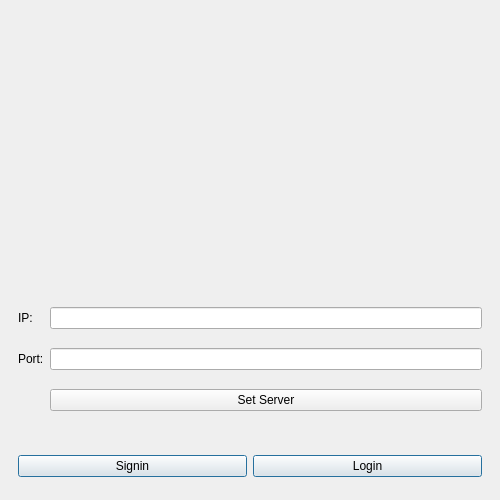
<?xml version="1.0" encoding="UTF-8"?>
<ui version="4.0">
 <class>FirstPage</class>
 <widget class="QMainWindow" name="FirstPage">
  <property name="geometry">
   <rect>
    <x>0</x>
    <y>0</y>
    <width>500</width>
    <height>500</height>
   </rect>
  </property>
  <property name="sizePolicy">
   <sizepolicy hsizetype="Fixed" vsizetype="Fixed">
    <horstretch>0</horstretch>
    <verstretch>0</verstretch>
   </sizepolicy>
  </property>
  <property name="minimumSize">
   <size>
    <width>500</width>
    <height>500</height>
   </size>
  </property>
  <property name="maximumSize">
   <size>
    <width>500</width>
    <height>500</height>
   </size>
  </property>
  <property name="baseSize">
   <size>
    <width>500</width>
    <height>500</height>
   </size>
  </property>
  <property name="windowTitle">
   <string>First Page</string>
  </property>
  <property name="windowIcon">
   <iconset theme="folder"/>
  </property>
  <property name="documentMode">
   <bool>false</bool>
  </property>
  <widget class="QWidget" name="centralwidget">
   <layout class="QVBoxLayout" name="verticalLayout">
    <item>
     <widget class="QWidget" name="widget_3" native="true">
      <property name="styleSheet">
       <string notr="true">image: url(:/Client_connect_to_server.png);</string>
      </property>
     </widget>
    </item>
    <item>
     <widget class="QWidget" name="widget" native="true">
      <property name="maximumSize">
       <size>
        <width>16777215</width>
        <height>150</height>
       </size>
      </property>
      <layout class="QGridLayout" name="gridLayout">
       <item row="0" column="0">
        <widget class="QLabel" name="ip_label">
         <property name="layoutDirection">
          <enum>Qt::RightToLeft</enum>
         </property>
         <property name="text">
          <string>IP:</string>
         </property>
        </widget>
       </item>
       <item row="1" column="0">
        <widget class="QLabel" name="port_label">
         <property name="layoutDirection">
          <enum>Qt::RightToLeft</enum>
         </property>
         <property name="text">
          <string>Port:</string>
         </property>
        </widget>
       </item>
       <item row="0" column="1">
        <widget class="QLineEdit" name="ip_text_edit"/>
       </item>
       <item row="1" column="1">
        <widget class="QLineEdit" name="port_text_edit"/>
       </item>
       <item row="2" column="1">
        <widget class="QPushButton" name="set_server_BTN">
         <property name="text">
          <string>Set Server</string>
         </property>
        </widget>
       </item>
      </layout>
     </widget>
    </item>
    <item>
     <widget class="QWidget" name="widget_2" native="true">
      <property name="maximumSize">
       <size>
        <width>16777215</width>
        <height>50</height>
       </size>
      </property>
      <layout class="QHBoxLayout" name="horizontalLayout">
       <item>
        <widget class="QPushButton" name="first_page_signin_BTN">
         <property name="text">
          <string>Signin</string>
         </property>
         <property name="default">
          <bool>true</bool>
         </property>
        </widget>
       </item>
       <item>
        <widget class="QPushButton" name="first_page_login_BTN">
         <property name="text">
          <string>Login</string>
         </property>
         <property name="default">
          <bool>true</bool>
         </property>
        </widget>
       </item>
      </layout>
     </widget>
    </item>
   </layout>
  </widget>
  <widget class="QMenuBar" name="menubar">
   <property name="geometry">
    <rect>
     <x>0</x>
     <y>0</y>
     <width>500</width>
     <height>26</height>
    </rect>
   </property>
  </widget>
 </widget>
 <resources/>
 <connections/>
</ui>
